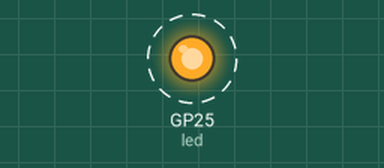
Bench run of a program on a simulated Raspberry Pi Pico running MicroPython. On the bench: output pins drawn as LEDs (lit = HIGH). Dashed ring = blinking.

Above: at 0.2 s.
Timing chart, 0 to 3.0 s (numbered marks = the images above):
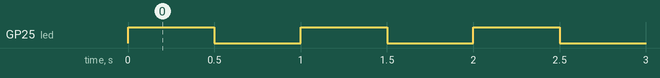

The program:

0_test.py
```python
from machine import Pin
import time

# 내장 LED 설정 (피코 W에서는 'LED' 사용)
led = Pin('EXT_GPIO0', Pin.OUT)

try:
    delay = 0.5

    while True:
        led.on()   # LED 켜기
        time.sleep(delay)  # delay만큼 대기
        led.off()  # LED 끄기
        time.sleep(delay)  # delay만큼 대기

except KeyboardInterrupt :
    print("Turn Off")
```

Measured:
- by itself, GP25 (led): alternates HIGH for 0.50 s and LOW for 0.50 s
